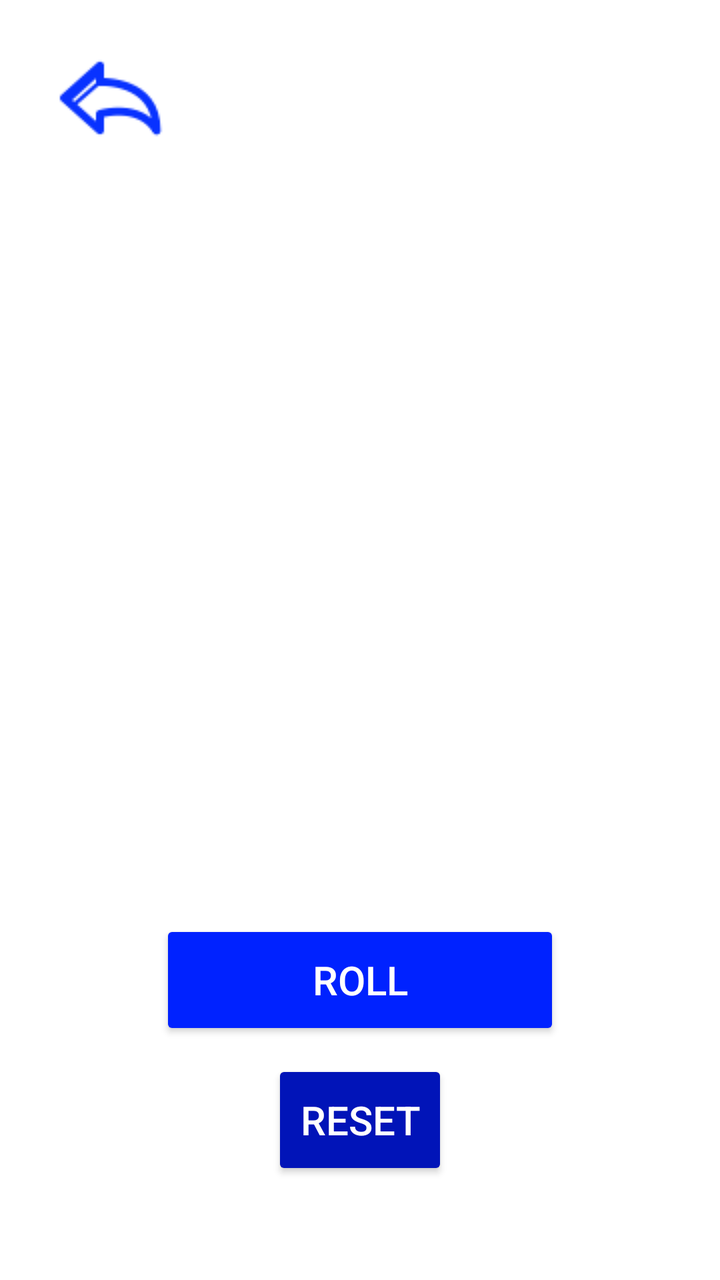
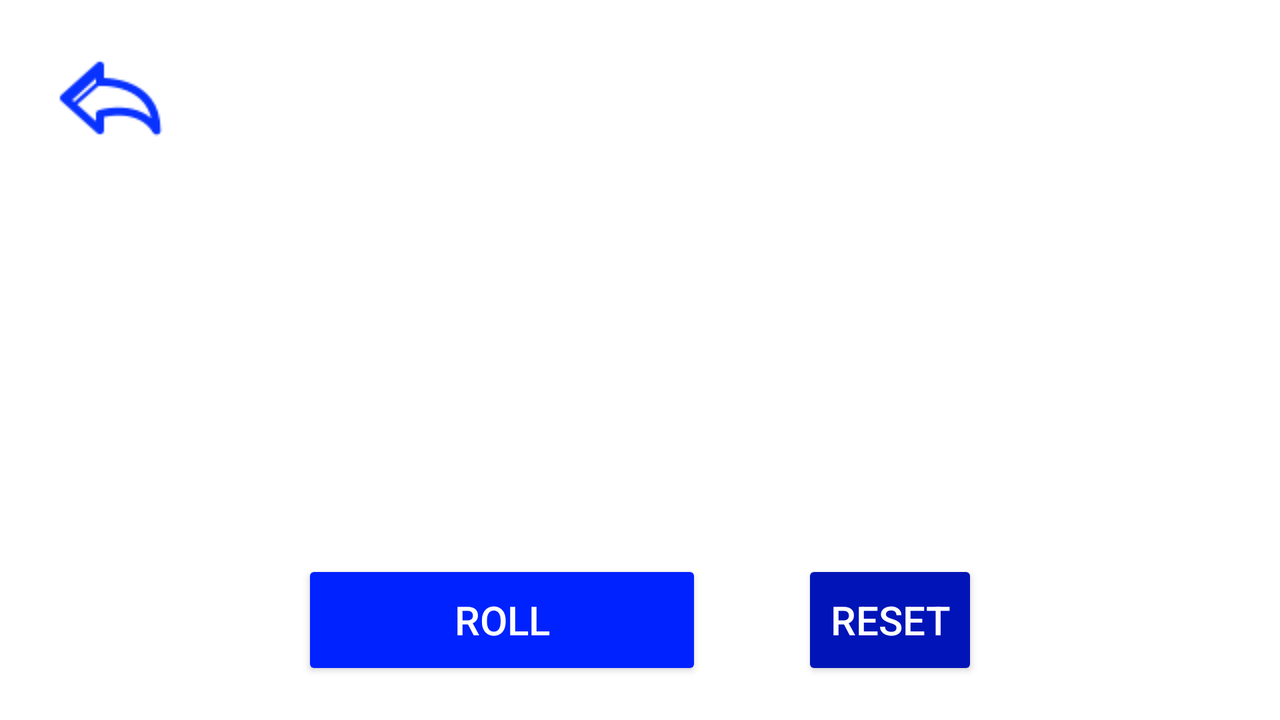

The same Android screen from two of the app's own layout files: first res/layout/ as a phone draws it, then the author's variant for another configuration, drawn on a device whose configuration selects that folder. Both files follow.
<!-- AndroidManifest.xml: application theme Theme.DiceCupCompulsory -->
<!-- res/layout/yahtzee_layout.xml -->
<?xml version="1.0" encoding="utf-8"?>
<RelativeLayout xmlns:android="http://schemas.android.com/apk/res/android"
    xmlns:app="http://schemas.android.com/apk/res-auto"
    xmlns:tools="http://schemas.android.com/tools"
    android:layout_width="match_parent"
    android:layout_height="match_parent"
    tools:context=".GUI.YatzyDiceCup.Yatzy.YahtzeeActivity"
    android:background="@color/white">

    <ImageButton
        android:id="@+id/btnBack"
        android:layout_width="70dp"
        android:layout_height="70dp"
        android:src="@drawable/back"
        android:onClick="onClickBack"
        android:backgroundTint="@color/white"
        android:layout_alignParentTop="true"
        android:layout_alignParentStart="true"
        android:layout_marginTop="15dp"
        android:layout_marginStart="20dp"/>

    <GridLayout
        android:id="@+id/glDices"
        android:layout_width="wrap_content"
        android:layout_height="wrap_content"
        android:layout_centerHorizontal="true"
        android:layout_below="@+id/btnBack"
        android:columnCount="2"
        android:rowCount="3"
        android:layout_marginTop="20dp">
    </GridLayout>

    <GridLayout
        android:id="@+id/glSavedDices"
        android:layout_width="wrap_content"
        android:layout_height="wrap_content"
        android:layout_marginBottom="50dp"
        android:layout_above="@+id/llButtons"
        android:layout_centerHorizontal="true"/>


    <LinearLayout
        android:id="@+id/llButtons"
        android:layout_width="match_parent"
        android:layout_height="200dp"
        android:orientation="vertical"
        android:layout_alignParentBottom="true"
        android:gravity="center_horizontal">

        <Button
            android:id="@+id/btnRoll"
            android:layout_width="200dp"
            android:layout_height="60dp"
            android:text="@string/roll"
            android:textSize="20sp"
            android:textColor="@color/white"
            android:backgroundTint="@color/blue"
            android:onClick="onClickRoll"
            android:layout_marginTop="20dp" />

        <Button
            android:id="@+id/btnReset"
            android:layout_width="wrap_content"
            android:layout_height="60dp"
            android:text="@string/reset"
            android:textSize="20sp"
            android:textColor="@color/white"
            android:backgroundTint="@color/darkblue"
            android:onClick="onClickReset"
            android:layout_marginTop="10dp"/>

    </LinearLayout>
</RelativeLayout>
<!-- resources referenced by this layout -->
<resources>
  <color name="blue">#0022FF</color>
  <color name="darkblue">#0114B8</color>
  <color name="white">#FFFFFFFF</color>
  <!-- drawable back: png bitmap (drawable, 1868 bytes) -->
  <string name="reset">Reset</string>
  <string name="roll">Roll</string>
  <style name="Theme.DiceCupCompulsory" parent="Theme.MaterialComponents.DayNight.NoActionBar">
          
          <item name="colorPrimary">@color/purple_500</item>
          <item name="colorPrimaryVariant">@color/purple_700</item>
          <item name="colorOnPrimary">@color/white</item>
          
          <item name="colorSecondary">@color/teal_200</item>
          <item name="colorSecondaryVariant">@color/teal_700</item>
          <item name="colorOnSecondary">@color/black</item>
          
          <item name="android:statusBarColor" tools:targetApi="l">?attr/colorPrimaryVariant</item>
          
      </style>
  <color name="purple_500">#FF6200EE</color>
  <color name="purple_700">#FF3700B3</color>
  <color name="teal_200">#FF03DAC5</color>
  <color name="teal_700">#FF018786</color>
  <color name="black">#FF000000</color>
</resources>
<!-- res/layout-land/yahtzee_layout.xml (the author's variant of the layout above) -->
<!-- drawn on the phone turned sideways -->
<?xml version="1.0" encoding="utf-8"?>
<RelativeLayout xmlns:android="http://schemas.android.com/apk/res/android"
    xmlns:app="http://schemas.android.com/apk/res-auto"
    xmlns:tools="http://schemas.android.com/tools"
    android:layout_width="match_parent"
    android:layout_height="match_parent"
    tools:context=".GUI.YatzyDiceCup.Yatzy.YahtzeeActivity"
    android:background="@color/white">

    <ImageButton
        android:id="@+id/btnBack"
        android:layout_width="70dp"
        android:layout_height="70dp"
        android:src="@drawable/back"
        android:onClick="onClickBack"
        android:backgroundTint="@color/white"
        android:layout_alignParentTop="true"
        android:layout_alignParentStart="true"
        android:layout_marginTop="15dp"
        android:layout_marginStart="20dp"/>

    <GridLayout
        android:id="@+id/glDices"
        android:layout_width="wrap_content"
        android:layout_height="wrap_content"
        android:layout_centerHorizontal="true"
        android:layout_below="@+id/btnBack"
        android:layout_marginTop="10dp">
    </GridLayout>

    <GridLayout
        android:id="@+id/glSavedDices"
        android:layout_width="wrap_content"
        android:layout_height="wrap_content"
        android:layout_marginBottom="10dp"
        android:layout_above="@+id/llButtons"
        android:layout_centerHorizontal="true"/>


    <LinearLayout
        android:id="@+id/llButtons"
        android:layout_width="match_parent"
        android:layout_height="100dp"
        android:orientation="horizontal"
        android:layout_alignParentBottom="true"
        android:gravity="center">

        <Button
            android:id="@+id/btnRoll"
            android:layout_width="200dp"
            android:layout_height="60dp"
            android:text="@string/roll"
            android:textSize="20sp"
            android:textColor="@color/white"
            android:backgroundTint="@color/blue"
            android:onClick="onClickRoll"
            android:layout_marginEnd="50dp"/>

        <Button
            android:id="@+id/btnReset"
            android:layout_width="wrap_content"
            android:layout_height="60dp"
            android:text="@string/reset"
            android:textSize="20sp"
            android:textColor="@color/white"
            android:backgroundTint="@color/darkblue"
            android:onClick="onClickReset"/>

    </LinearLayout>
</RelativeLayout>
